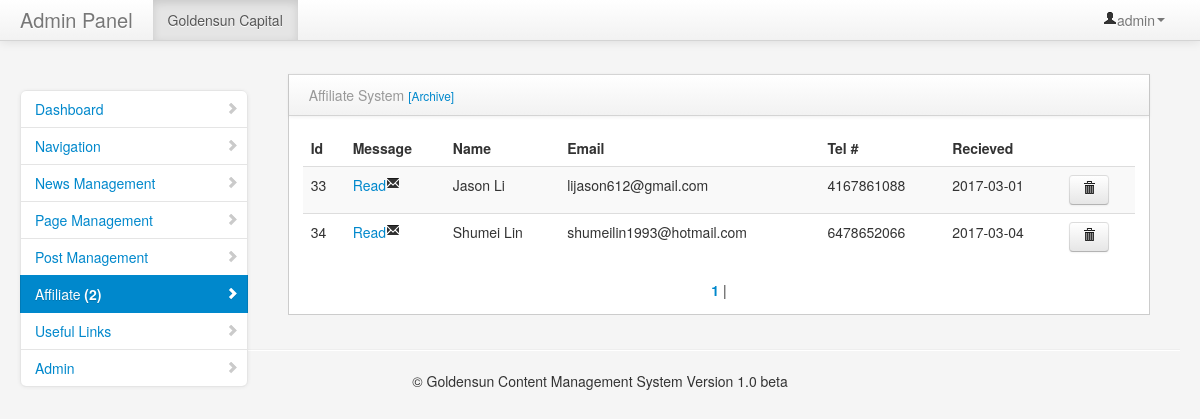
Page /admin/affiliate.php (signed in) on the committed database.
### tables this page shows
CREATE TABLE `feedback` (
  `id` int(11) NOT NULL,
  `title` varchar(100) NOT NULL,
  `email` varchar(255) NOT NULL,
  `name` varchar(255) NOT NULL,
  `phone` varchar(100) NOT NULL,
  `content` text NOT NULL,
  `attachment` text NOT NULL,
  `get_date` timestamp NOT NULL DEFAULT CURRENT_TIMESTAMP,
  `deleted` int(11) DEFAULT '0'
);

### admin/affiliate.php (the view, shortened to what this page needs)
<?php
include "includes/header.php";
include "includes/navigation.php";?>
        <div class="container-fluid">
            <div class="row-fluid">
              <?php include "includes/sidebar.php";?>
                <div class="span9" id="content">
                  <div class="row-fluid">
                        <div class="block">
                            <div class="navbar navbar-inner block-header">
                                <div class="muted pull-left">Affiliate System <a href="#"><small>[Archive]</small></a></div>
                            </div>
                            <div class="block-content collapse in">
                            	 <table class="table table-striped">
                                        <thead>
                                            <tr>
                                                <th>Id</th>
                                                <th>Message</th>
                                                <th>Name</th>
                                                <th>Email</th>
                                                <th>Tel #</th>
                                                <th>Recieved</th>
                                            </tr>
                                        </thead>
                                        <tbody>
                                            <?php
											$per_page = 15;
											$page_query = mysql_query("SELECT COUNT(*) FROM feedback");
											$pages = ceil(mysql_result($page_query, 0) / $per_page);
											$page = (isset($_GET['page'])) ? (int)$_GET['page'] : 1;
											$start = ($page - 1) * $per_page;
											$query = mysql_query("SELECT * FROM feedback LIMIT $start, $per_page");
											while ($data = mysql_fetch_array($query)) {
											?>
												<tr>
													<td><?php echo $data['id']; ?></td>
                          <td><a href="affiliate.php?joinid=<?php echo $data['id']; ?>">Read<i class="icon-envelope"></i></a></td>
													<td><?php echo $data['name']; ?></td>
                          <td><?php echo $data['email']; ?></td>
                          <td><?php echo $data['phone']; ?></td>
                          <td><?php $datetime = explode(" ",$data['get_date']);
                          echo $datetime[0]; ?></td>
                          <td>
                            <a href="functions/delete-feedback.php?id=<?php echo $data['id']; ?>" class="btn" onclick="return confirm('To continue ?')")><i class="icon-trash"></i></a>
                          </td>
                                                </tr>
											<?php
											}
											?>
                                        </tbody>
                                    </table>
                                    <div align="center">
									<?php
									if($pages >= 1 && $page <= $pages)
									{
									  for($x=1; $x<=$pages; $x++)
									  {
									  	if($x == $page)
											echo ' <b><a href="?page='.$x.'">'.$x.'</a></b> | ';
										else
											echo ' <a href="?page='.$x.'">'.$x.'</a> |';
									  }
									}
									?>
                                    </div>
                            </div>
                        </div>
                    </div>
                </div>
            </div>
            <hr>
            <footer>
                <center>&copy; Goldensun Content Management System Version 1.0 beta</center>
            </footer>
        </div>
    </body>
</html>

### admin/assets/styles.css (style rules this page uses)
body { padding-top: 60px; padding-bottom: 40px; background-color: #f5f5f5; }
#content { margin-left:0px; }
.block { border: 1px solid #ccc; background: white; margin: 1em 0em; border-top: none; }
.block-content { margin: 1em; min-height: .25em; }
.block-header { margin-bottom: 0px; border-right: none; border-left: none; -webkit-border-radius: 0px; -moz-border-radius: 0px; border-radius: 0px; }
.block-header div { padding-top: 10px; }

### rows in the picture
feedback: id "33", name "Jason Li", email "lijason612@gmail.com", phone "4167861088", get_date "2017-03-01"
feedback: id "34", name "Shumei Lin", email "shumeilin1993@hotmail.com", phone "6478652066", get_date "2017-03-04"

### other values in the picture
$_SESSION['username'] "admin"
$num "2"
